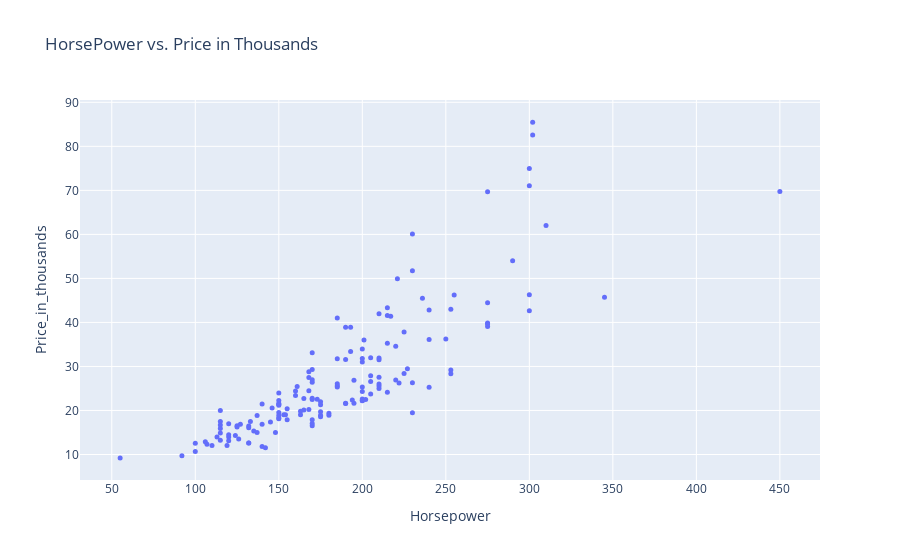

The code cell stored with this chart in its notebook:
### Code cell
fig = px.scatter(df,
                 x='Horsepower',
                 y='Price_in_thousands',
                 title='HorsePower vs. Price in Thousands')
fig.update_traces(marker_size=5)
fig.show()

### Figure 1 — Plotly figure (JSON) as saved in the notebook; plotly's stock layout.template omitted (floating-point values rounded to 4 significant figures; data arrays with more than 128 entries replaced by an {"elided": "..."} marker saying what was removed)
{"data": [{"hovertemplate": "Horsepower=%{x}<br>Price_in_thousands=%{y}<extra></extra>", "legendgroup": "", "marker": {"color": "#636efa", "size": 5, "symbol": "circle"}, "mode": "markers", "name": "", "orientation": "v", "showlegend": false, "type": "scatter", "x": {"elided": "157 int values"}, "xaxis": "x", "y": {"elided": "157 float values"}, "yaxis": "y"}], "layout": {"legend": {"tracegroupgap": 0}, "title": {"text": "HorsePower vs. Price in Thousands"}, "xaxis": {"anchor": "y", "domain": [0, 1], "title": {"text": "Horsepower"}}, "yaxis": {"anchor": "x", "domain": [0, 1], "title": {"text": "Price_in_thousands"}}}}
